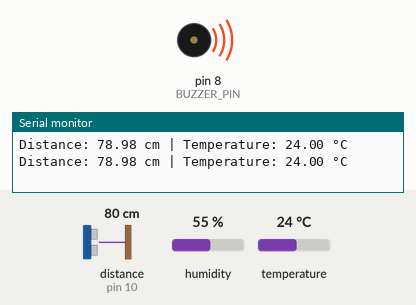
This sketch was run on a simulated Arduino Uno, built with avr-gcc and run on an emulated ATmega328P. On the bench: buzzer (waves = sounding, pin HIGH), the last lines printed to the serial monitor. Wiring (inferred from the names in the program): ultrasonic range finder: trigger pin 9; echo pin 10. The inputs (shaded band) are chosen by the test bench; at power-on: distance to the obstacle (sensor on pin 10) 80 cm, humidity 55 %, temperature 24 °C. The echo pulse lasts 58.3 µs per cm; pins used as bus, display or sensor lines are not drawn.

Above: at 1.8 s.
1.9 s: distance to the obstacle (sensor on pin 10) set to 99 cm
3.4 s: distance to the obstacle (sensor on pin 10) set to 106 cm
At 4.4 s:
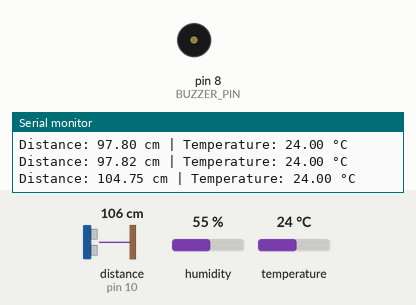
5.6 s: distance to the obstacle (sensor on pin 10) set to 2 cm
At 7.1 s:
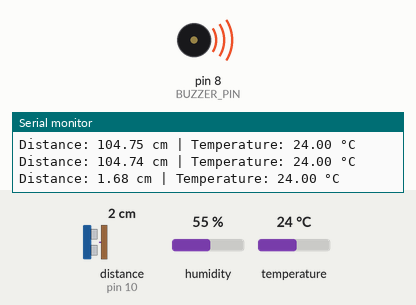
7.6 s: distance to the obstacle (sensor on pin 10) set to 120 cm
At 8.7 s:
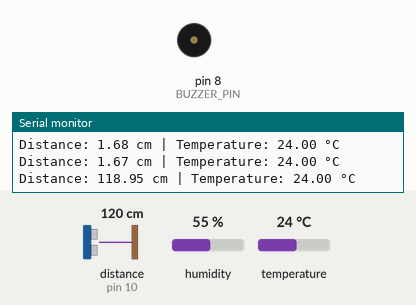
Timing chart, 0 to 10.6 s (numbered marks = the images above; inputs shaded):
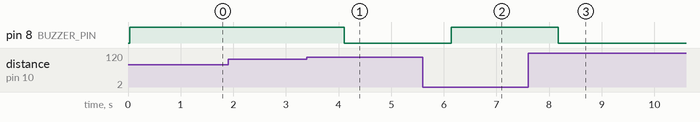

The sketch:

smart_class_monitor.ino
```cpp
#include <DHT.h>
#include <DHT_U.h>

// Pin definitions
#define TRIG_PIN 9
#define ECHO_PIN 10
#define DHTPIN 2
#define BUZZER_PIN 8

// Sensor types
#define DHTTYPE DHT11
DHT dht(DHTPIN, DHTTYPE);

// Variables
long duration;
float distance;
float temperature;

void setup() {
  Serial.begin(9600);
  dht.begin();

  pinMode(TRIG_PIN, OUTPUT);
  pinMode(ECHO_PIN, INPUT);
  pinMode(BUZZER_PIN, OUTPUT);
}

void loop() {
  // --- Read Ultrasonic Distance ---
  digitalWrite(TRIG_PIN, LOW);
  delayMicroseconds(2);
  digitalWrite(TRIG_PIN, HIGH);
  delayMicroseconds(10);
  digitalWrite(TRIG_PIN, LOW);

  duration = pulseIn(ECHO_PIN, HIGH);
  distance = duration * 0.034 / 2;

  // --- Read Temperature from DHT11 ---
  temperature = dht.readTemperature();

  if (isnan(temperature)) {
    Serial.println("Failed to read from DHT11!");
    return;
  }

  // --- Debug output ---
  Serial.print("Distance: ");
  Serial.print(distance);
  Serial.print(" cm | Temperature: ");
  Serial.print(temperature);
  Serial.println(" °C");

  // --- Check both conditions ---
  if (distance < 100 && temperature > 10) {
    digitalWrite(BUZZER_PIN, HIGH);  // Buzzer ON
  } else {
    digitalWrite(BUZZER_PIN, LOW);   // Buzzer OFF
  }

  delay(1000);  // Optional delay
}
```

Measured:
- the behaviour switches between 101 and 102 cm on distance to the obstacle (sensor on pin 10) (found by bisection; images 0 and 1)
- after the input at 3.4 s, pin 8 (BUZZER_PIN): HIGH → LOW after 0.71 s
- after the input at 5.6 s, pin 8 (BUZZER_PIN): LOW → HIGH after 0.54 s
- after the input at 7.6 s, pin 8 (BUZZER_PIN): HIGH → LOW after 0.57 s
